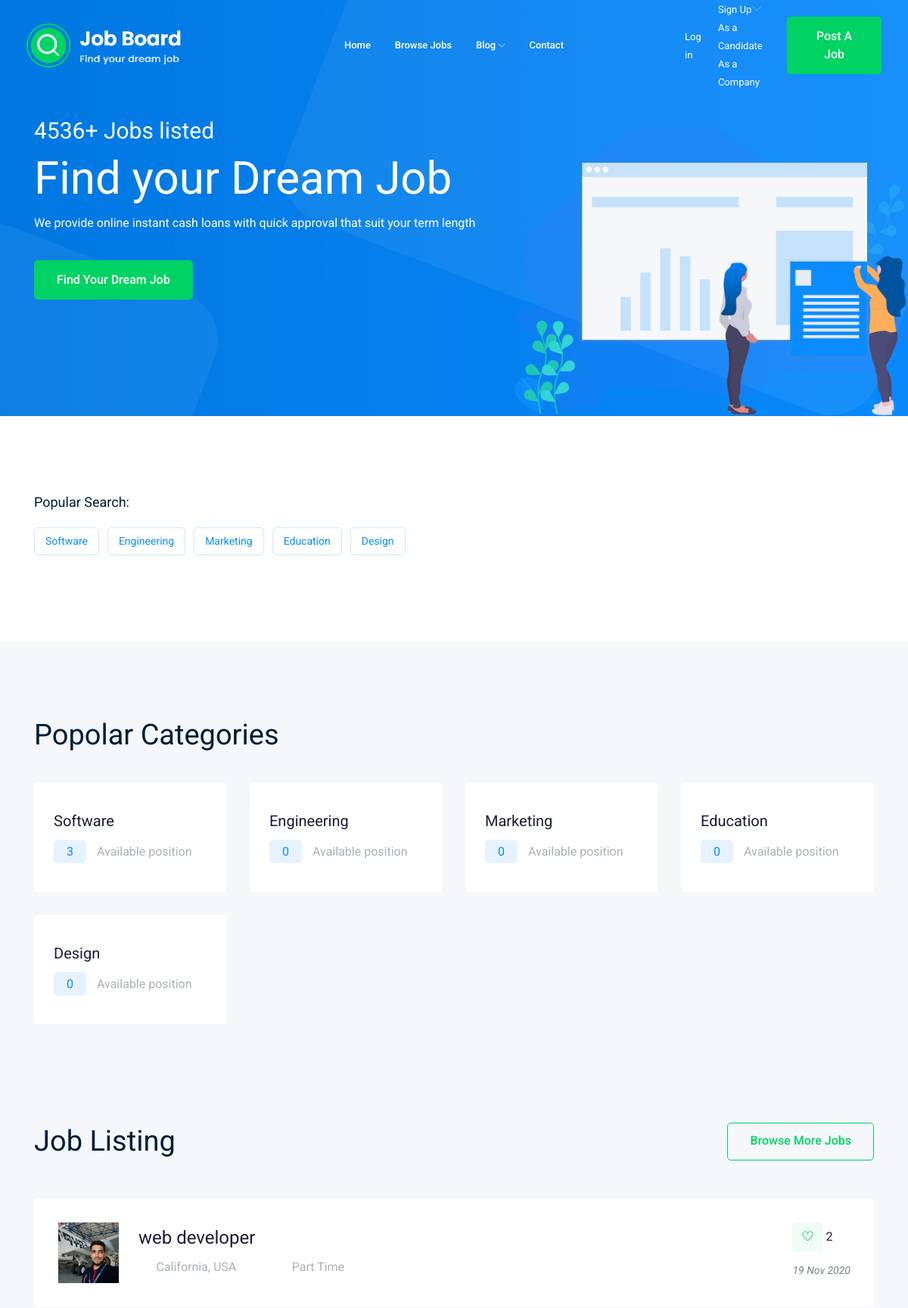
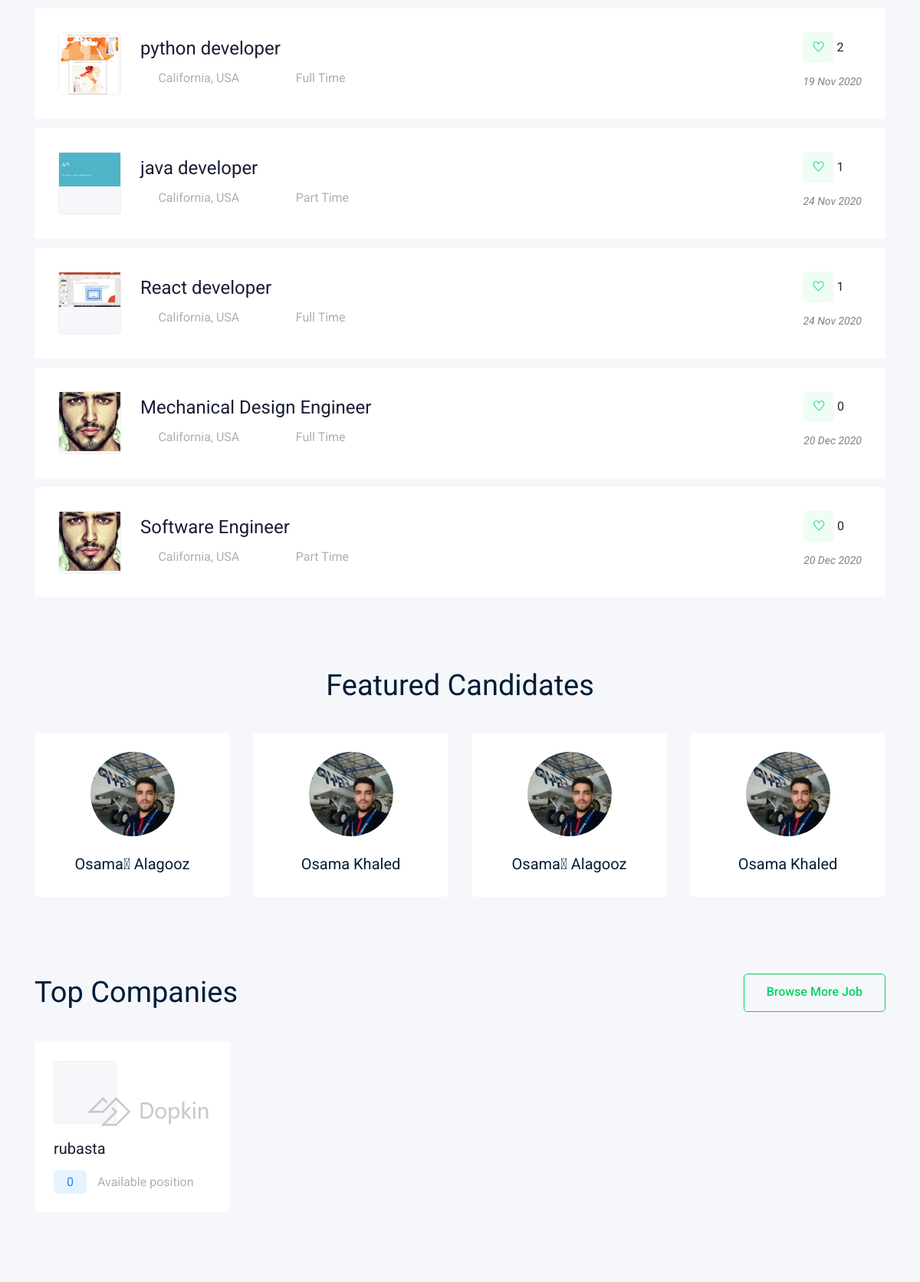
The page / (upper part) on the database its author committed (2 pictures, top to bottom).
### job/models.py (models this page shows)
class Category(models.Model):
    name = models.CharField(max_length = 150)
    def __str__(self):
        return self.name

class Job(models.Model):
    owner = models.ForeignKey(User, related_name="jobs", on_delete=models.CASCADE)
    title = models.CharField(max_length = 150)
    description = RichTextField(blank=True, null=True)
    job_type = models.CharField(max_length = 150, choices=JOB_CHOICES)
    published_at = models.DateTimeField(auto_now=True)
    vacancy = models.IntegerField(default=1)
    salary = models.IntegerField(default=1)
    experience = models.IntegerField(default=1)
    image = models.ImageField(upload_to=upload_job_image)
    likers = models.ManyToManyField(User, related_name='liked_jobs', blank=True)
    category = models.ForeignKey('Category', related_name='jobs', on_delete=models.SET_NULL, null=True)
    objects = models.Manager()
    skills = TaggableManager()
    def __str__(self):
        return self.title

### accounts/models.py (models this page shows, shortened)
class Employee(models.Model):
    job_title = models.CharField(max_length = 13)
    bio = models.TextField(max_length=500)
    user =  models.OneToOneField(User, on_delete=models.CASCADE, related_name='candidate')
    image = models.ImageField(upload_to=upload_image, null=True, blank=True)
    website = models.URLField(max_length = 300)
    cv = models.FileField(upload_to=upload_cv, null=True, blank=True)
    summary = RichTextField(blank=True, null=True)
    jobs = models.ManyToManyField(Job, related_name='candidaties', blank=True)
    objects = models.Manager()
    skills = TaggableManager()

class Company(models.Model):
    logo = models.ImageField(upload_to=upload_company_image, null=True, blank=True)
    employee_num = models.IntegerField(default=0)
    description = RichTextField(blank=True, null=True)
    user =  models.OneToOneField(User, on_delete=models.CASCADE, related_name='company')
    category = models.ForeignKey(Category, on_delete=models.SET_NULL, null=True)

### home/views.py (the view)
# urls.py: path('', home_view, name = "index"),
def home_view(request):
    jobs = Job.objects.all()[:10]
    categories = Category.objects.all()
    candidaties = Employee.objects.all()
    companies = Company.objects.all()
    print(jobs)
    context = {
        "jobs": jobs,
        "categories": categories,
        "candidaties": candidaties,
        "companies": companies
    }
    return render(request, 'home.html', context)

### blog/context_poccessors.py (called while the page is built)
def extras(request):
    categories = Category.objects.all()
    return {'categories': categories}

### home/templates/home.html (shortened to what this page needs)
{% extends 'base.html'%}
{% load bootstrap4 %}
{% load static %}
{% block body %}
<div class="slider_area">
    <div class="single_slider  d-flex align-items-center slider_bg_1">
        <div class="container">
            <div class="row align-items-center">
                <div class="col-lg-7 col-md-6">
                    <div class="slider_text">
                        <h5 class="wow fadeInLeft" data-wow-duration="1s" data-wow-delay=".2s">4536+ Jobs listed</h5>
                        <h3 class="wow fadeInLeft" data-wow-duration="1s" data-wow-delay=".3s">Find your Dream Job</h3>
                        <p class="wow fadeInLeft" data-wow-duration="1s" data-wow-delay=".4s">We provide online instant cash loans with quick approval that suit your term length</p>
                        <div class="sldier_btn wow fadeInLeft" data-wow-duration="1s" data-wow-delay=".5s">
                            <a href="{% url 'jobs:job_list'%}" class="boxed-btn3">Find Your Dream Job</a>
                        </div>
                    </div>
                </div>
            </div>
        </div>
    </div>
    <div class="ilstration_img wow fadeInRight d-none d-lg-block text-right" data-wow-duration="1s" data-wow-delay=".2s">
        <img src="{% static 'img/banner/illustration.png'%}" alt="view">
    </div>
</div>
<div class="catagory_area">
    <div class="container">
        <div class="row">
            <div class="col-lg-12">
                <div class="popular_search d-flex align-items-center">
                    <span>Popular Search:</span>
                    <ul>
                        {% for category in categories  %}
                        <li><a href="{% url 'jobs:category_jobs' category.id %}">{{category}}</a></li>
                        {% endfor %}
                    </ul>
                </div>
            </div>
        </div>
    </div>
</div>
<div class="popular_catagory_area">
    <div class="container">
        <div class="row">
            <div class="col-lg-12">
                <div class="section_title mb-40">
                    <h3>Popolar Categories</h3>
                </div>
            </div>
        </div>
        <div class="row">
            {% for category in categories  %}
            <div class="col-lg-4 col-xl-3 col-md-6">
                <div class="single_catagory">
                    <a href="{% url 'jobs:job_list'%}"><h4>{{category}}</h4></a>
                    <p> <span>{{category.jobs.count}}</span> Available position</p>
                </div>
            </div>
            {% endfor %}
        </div>
    </div>
</div>
<div class="job_listing_area">
    <div class="container">
        <div class="row align-items-center">
            <div class="col-lg-6">
                <div class="section_title">
                    <h3>Job Listing</h3>
                </div>
            </div>
            <div class="col-lg-6">
                <div class="brouse_job text-right">
                    <a href="{% url 'jobs:job_list'%}" class="boxed-btn4">Browse More Jobs</a>
                </div>
            </div>
        </div>
        <div class="job_lists">
            <div class="row">
                {% for job in jobs %}
                            <div class="col-lg-12 col-md-12">
                                <div class="single_jobs white-bg d-flex justify-content-between">
                                    <div class="jobs_left d-flex align-items-center">
                                        <div class="thumb" style="padding: 0px;">
                                            <img src="{{job.image.url}}" alt="{{job.title}}" style="object-fit: contain; max-width: 100%; max-height: 100%;">
                                        </div>
                                        <div class="jobs_conetent">
                                            <a href="{% url 'jobs:job_details' job.id %}"><h4>{{job.title}}</h4></a>
                                            <div class="links_locat d-flex align-items-center">
                                                <div class="location">
                                                    <p> <i class="fa fa-map-marker"></i> California, USA</p>
                                                </div>
                                                <div class="location">
                                                    <p> <i class="fa fa-clock-o"></i> {{job.job_type}}</p>
                                                </div>
                                            </div>
                                        </div>
                                    </div>
                                    <div class="jobs_right">
                                        <div class="apply_now">
                                            {% if request.user in job.likers.all %}
                                                <a class="heart_mark"  style="margin-right: 0px;" onclick="likeIt(this)" data-set= '{{job.id}}'> <i id="heart{{job.id}}" class="fa fa-heart"></i> </a>
                                                <span id="counter{{job.id}}" data-id="{{job.id}}" style="margin-right: 10px;"> {{job.likers.count}} </span>
                                            {% else %}
                                                <a class="heart_mark" style="margin-right: 0px;" onclick="likeIt(this)" data-set= '{{job.id}}'> <i id="heart{{job.id}}" class="ti-heart"></i> </a>
                                                <span id="counter{{job.id}}" data-id="{{job.id}}" style="margin-right: 10px;" > {{job.likers.count}} </span>
                                            {% endif %}
                                        </div>
                                        <div class="date">
                                            <p>{{job.published_at|date:'d M o' }}</p>
                                        </div>
                                    </div>
                                </div>
                            </div>
                            {% endfor %}
            </div>
        </div>
    </div>
</div>
<div class="featured_candidates_area">
    <div class="container">
        <div class="row">
            <div class="col-lg-12">
                <div class="section_title text-center mb-40">
                    <h3>Featured Candidates</h3>
                </div>
            </div>
        </div>
        <div class="row">
            <div class="col-lg-12">
                <div class="candidate_active owl-carousel">
                    {% for candidate in  candidaties  %}
                    <div class="single_candidates text-center">
                        <div class="thumb">
                            <img src="{{candidate.image.url}}" alt="">
                        </div>
                        <a href="#"><h4>{{candidate.user.get_full_name|title}}</h4></a>
                    </div>
                    {% endfor %}
                </div>
            </div>
        </div>
    </div>
</div>
<div class="top_companies_area">
    <div class="container">
        <div class="row align-items-center mb-40">
            <div class="col-lg-6 col-md-6">
                <div class="section_title">
                    <h3>Top Companies</h3>
                </div>
            </div>
            <div class="col-lg-6 col-md-6">
                <div class="brouse_job text-right">
                    <a href="{% url 'jobs:job_list'%}" class="boxed-btn4">Browse More Job</a>
                </div>
            </div>
        </div>
        <div class="row">
            {% for company in companies %}
            <div class="col-lg-4 col-xl-3 col-md-6">
                <div class="single_company">
                    <div class="thumb">
                        <img src="{{ company.logo.url }}" alt="">
                    </div>
                    <a href="jobs.html"><h3>{{company.user.username}}</h3></a>
                    <p> <span>{{company.user.jobs.count}}</span> Available position</p>
                </div>
            </div>
            {% endfor %}
        </div>
    </div>
</div>
{% endblock body %}

### rows shown on the page
Category: name "Software", jobs.count "3"
Category: name "Engineering", jobs.count "0"
Category: name "Marketing", jobs.count "0"
Category: name "Education", jobs.count "0"
Category: name "Design", jobs.count "0"
Job: image (picture), title "web developer", job_type "Part Time", likers.count "2", published_at "19 Nov 2020"
Job: image (picture), title "python developer", job_type "Full Time", likers.count "2", published_at "19 Nov 2020"
Job: image (picture), title "java developer", job_type "Part Time", likers.count "1", published_at "24 Nov 2020"
Job: image (picture), title "React developer", job_type "Full Time", likers.count "1", published_at "24 Nov 2020"
Job: image (picture), title "Mechanical Design Engineer", job_type "Full Time", likers.count "0", published_at "20 Dec 2020"
Job: image (picture), title "Software Engineer", job_type "Part Time", likers.count "0", published_at "20 Dec 2020"
Employee: image (picture), user.get_full_name "Osama ِAlagooz"
Employee: image (picture), user.get_full_name "Osama Khaled"
Company: logo (picture), user.username "rubasta", user.jobs.count "0"
